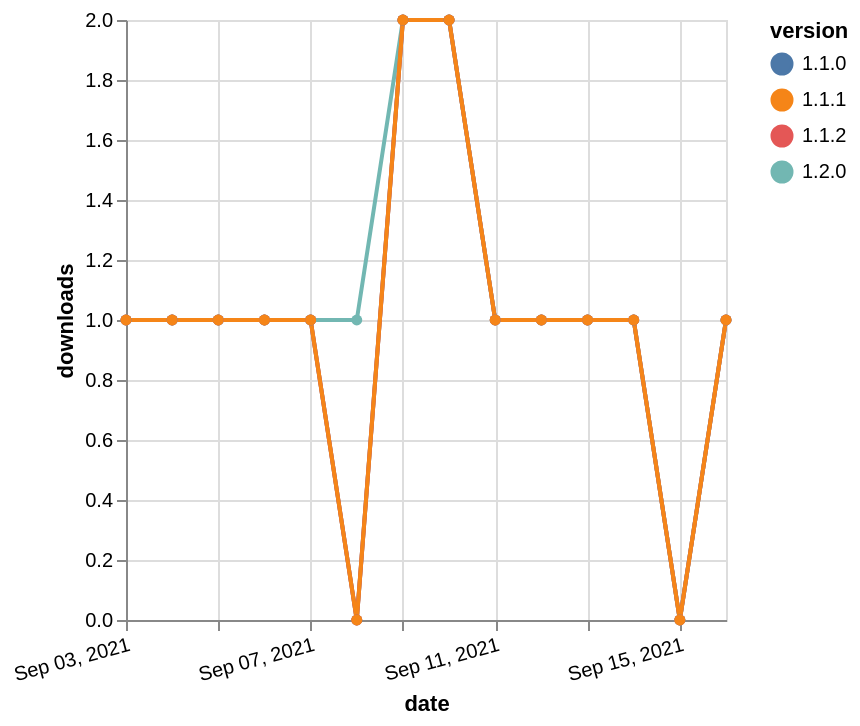

Express this chart as Vega-Lite.
### Vega-Lite specification from a JSON file in a GitHub repository (floating-point values rounded to 4 significant figures)
{"$schema": "https://vega.github.io/schema/vega-lite/v5.json", "description": "A simple bar chart with embedded data.", "data": {"values": [{"date": "2021-09-03", "total": 222, "delta": 1, "version": "1.1.0"}, {"date": "2021-09-04", "total": 223, "delta": 1, "version": "1.1.0"}, {"date": "2021-09-05", "total": 224, "delta": 1, "version": "1.1.0"}, {"date": "2021-09-06", "total": 225, "delta": 1, "version": "1.1.0"}, {"date": "2021-09-07", "total": 226, "delta": 1, "version": "1.1.0"}, {"date": "2021-09-08", "total": 226, "delta": 0, "version": "1.1.0"}, {"date": "2021-09-09", "total": 228, "delta": 2, "version": "1.1.0"}, {"date": "2021-09-10", "total": 230, "delta": 2, "version": "1.1.0"}, {"date": "2021-09-11", "total": 231, "delta": 1, "version": "1.1.0"}, {"date": "2021-09-12", "total": 232, "delta": 1, "version": "1.1.0"}, {"date": "2021-09-13", "total": 233, "delta": 1, "version": "1.1.0"}, {"date": "2021-09-14", "total": 234, "delta": 1, "version": "1.1.0"}, {"date": "2021-09-15", "total": 234, "delta": 0, "version": "1.1.0"}, {"date": "2021-09-16", "total": 235, "delta": 1, "version": "1.1.0"}, {"date": "2021-09-03", "total": 275, "delta": 1, "version": "1.2.0"}, {"date": "2021-09-04", "total": 276, "delta": 1, "version": "1.2.0"}, {"date": "2021-09-05", "total": 277, "delta": 1, "version": "1.2.0"}, {"date": "2021-09-06", "total": 278, "delta": 1, "version": "1.2.0"}, {"date": "2021-09-07", "total": 279, "delta": 1, "version": "1.2.0"}, {"date": "2021-09-08", "total": 280, "delta": 1, "version": "1.2.0"}, {"date": "2021-09-09", "total": 282, "delta": 2, "version": "1.2.0"}, {"date": "2021-09-10", "total": 284, "delta": 2, "version": "1.2.0"}, {"date": "2021-09-11", "total": 285, "delta": 1, "version": "1.2.0"}, {"date": "2021-09-12", "total": 286, "delta": 1, "version": "1.2.0"}, {"date": "2021-09-13", "total": 287, "delta": 1, "version": "1.2.0"}, {"date": "2021-09-14", "total": 288, "delta": 1, "version": "1.2.0"}, {"date": "2021-09-15", "total": 288, "delta": 0, "version": "1.2.0"}, {"date": "2021-09-16", "total": 289, "delta": 1, "version": "1.2.0"}, {"date": "2021-09-03", "total": 221, "delta": 1, "version": "1.1.2"}, {"date": "2021-09-04", "total": 222, "delta": 1, "version": "1.1.2"}, {"date": "2021-09-05", "total": 223, "delta": 1, "version": "1.1.2"}, {"date": "2021-09-06", "total": 224, "delta": 1, "version": "1.1.2"}, {"date": "2021-09-07", "total": 225, "delta": 1, "version": "1.1.2"}, {"date": "2021-09-08", "total": 225, "delta": 0, "version": "1.1.2"}, {"date": "2021-09-09", "total": 227, "delta": 2, "version": "1.1.2"}, {"date": "2021-09-10", "total": 229, "delta": 2, "version": "1.1.2"}, {"date": "2021-09-11", "total": 230, "delta": 1, "version": "1.1.2"}, {"date": "2021-09-12", "total": 231, "delta": 1, "version": "1.1.2"}, {"date": "2021-09-13", "total": 232, "delta": 1, "version": "1.1.2"}, {"date": "2021-09-14", "total": 233, "delta": 1, "version": "1.1.2"}, {"date": "2021-09-15", "total": 233, "delta": 0, "version": "1.1.2"}, {"date": "2021-09-16", "total": 234, "delta": 1, "version": "1.1.2"}, {"date": "2021-09-03", "total": 222, "delta": 1, "version": "1.1.1"}, {"date": "2021-09-04", "total": 223, "delta": 1, "version": "1.1.1"}, {"date": "2021-09-05", "total": 224, "delta": 1, "version": "1.1.1"}, {"date": "2021-09-06", "total": 225, "delta": 1, "version": "1.1.1"}, {"date": "2021-09-07", "total": 226, "delta": 1, "version": "1.1.1"}, {"date": "2021-09-08", "total": 226, "delta": 0, "version": "1.1.1"}, {"date": "2021-09-09", "total": 228, "delta": 2, "version": "1.1.1"}, {"date": "2021-09-10", "total": 230, "delta": 2, "version": "1.1.1"}, {"date": "2021-09-11", "total": 231, "delta": 1, "version": "1.1.1"}, {"date": "2021-09-12", "total": 232, "delta": 1, "version": "1.1.1"}, {"date": "2021-09-13", "total": 233, "delta": 1, "version": "1.1.1"}, {"date": "2021-09-14", "total": 234, "delta": 1, "version": "1.1.1"}, {"date": "2021-09-15", "total": 234, "delta": 0, "version": "1.1.1"}, {"date": "2021-09-16", "total": 235, "delta": 1, "version": "1.1.1"}]}, "width": "container", "mark": {"type": "line", "point": {"filled": true}}, "encoding": {"x": {"field": "date", "type": "temporal", "timeUnit": "yearmonthdate", "title": "date", "axis": {"labelAngle": -15}}, "y": {"field": "delta", "type": "quantitative", "title": "downloads"}, "color": {"field": "version", "type": "nominal"}, "tooltip": {"field": "delta"}}}
